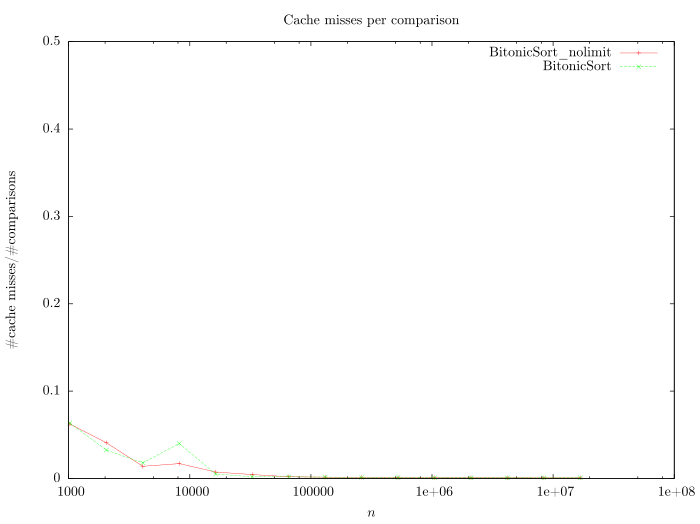

gnuplot code for this plot:
set   autoscale
set term epslatex size 7, 5.24 standalone color colortext 10
set output 'cache-misses.tex'
unset label                            # remove any previous labels
set xtic auto                          # set xtics automatically
set ytic auto                          # set ytics automatically
set title 'Cache misses per comparison'
set xlabel '$n$'
set ylabel '\#cache misses/\#comparisons'
set logscale x
set yrange[0:0.5]

plot  	'BitonicSortOld.res' using 1:($6/$5) title 'BitonicSort\_nolimit' with linespoints, \
		'BitonicSort.res' using 1:($6/$5) title 'BitonicSort' with linespoints
